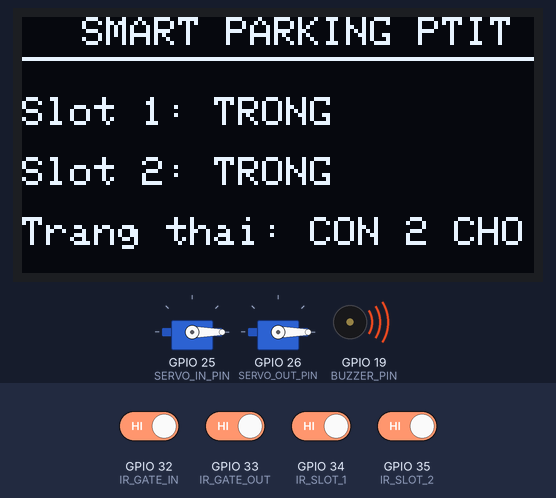
A sketch run on a simulated ESP32. Shown: 2 × servo, 128×64 one-colour display, buzzer (waves = sounding, pin HIGH). The test bench sets the inputs (shaded band); at power-on: GPIO 32 (IR_GATE_IN), GPIO 33 (IR_GATE_OUT), GPIO 34 (IR_SLOT_1), GPIO 35 (IR_SLOT_2) HIGH. WiFi joins after 1.5 s; servers stay silent unless stated; no MQTT or app messages arrive unless stated; what the sketch prints to the serial monitor is not drawn.

Above: at 1.2 s.
1.3 s: GPIO 34 (IR_SLOT_1) driven LOW
At 2.3 s:
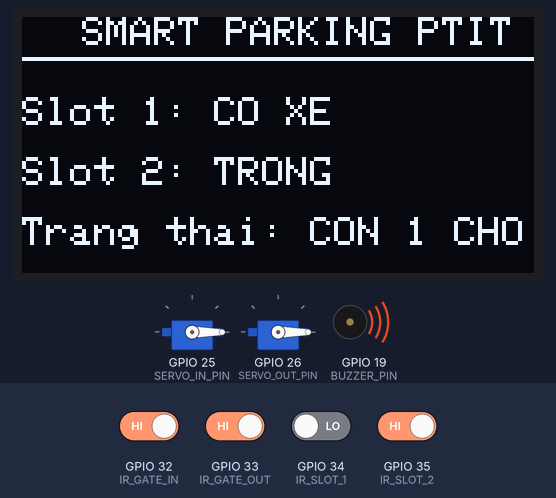
3.1 s: GPIO 35 (IR_SLOT_2) driven LOW
At 4.5 s:
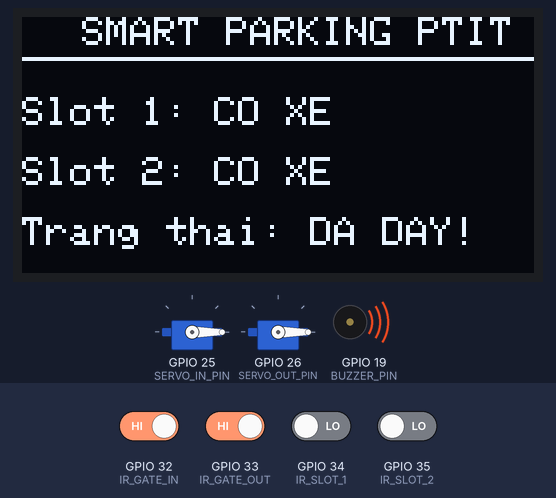
4.9 s: GPIO 32 (IR_GATE_IN) driven LOW
At 5.24 s:
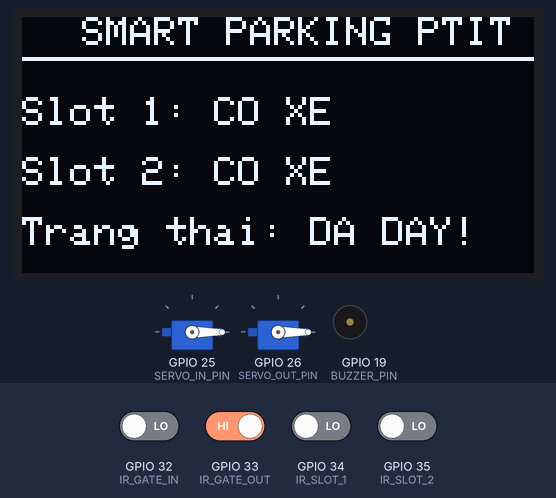
6.8 s: GPIO 34 (IR_SLOT_1) driven HIGH
At 8.3 s:
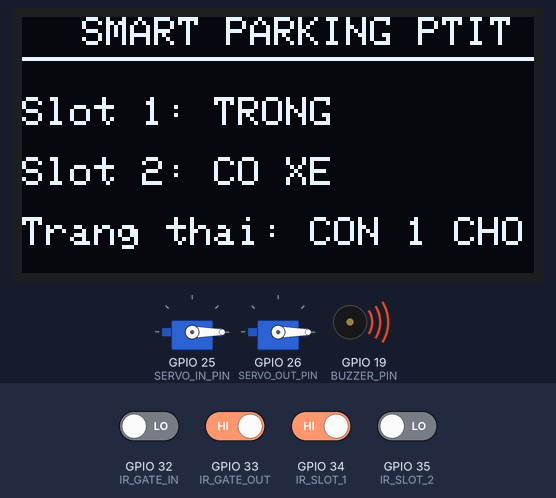
8.6 s: GPIO 33 (IR_GATE_OUT) driven LOW
At 8.95 s:
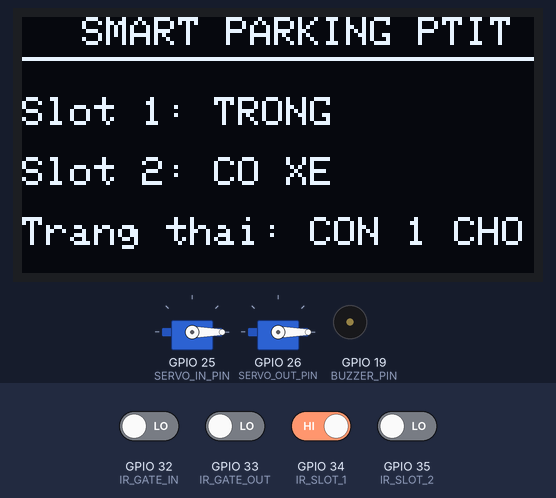
Timing chart, 0 to 11.6 s (numbered marks = the images above; inputs shaded):
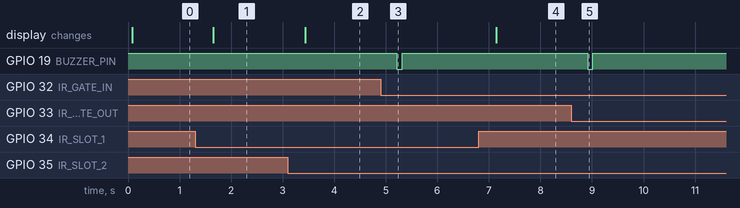

Measured:
- after the input at 1.3 s, the display: changes after 0.35 s (image 1)
- after the input at 3.1 s, the display: changes after 0.34 s (image 2)
- after the input at 4.9 s, GPIO 19 (BUZZER_PIN): HIGH → LOW after 0.31 s, → HIGH 0.10 s later
- after the input at 6.8 s, the display: changes after 0.34 s (image 4)
- after the input at 8.6 s, GPIO 19 (BUZZER_PIN): HIGH → LOW after 0.32 s, → HIGH 0.10 s later

The sketch:

arduino_hardware.ino
```cpp
#include <WiFi.h>
#include <AsyncMqttClient.h>
#include <ESP32Servo.h>
#include <Wire.h>
#include <Adafruit_GFX.h>
#include <Adafruit_SSD1306.h>
#include <ArduinoJson.h>

// ================= CẤU HÌNH MẠNG & MQTT =================
const char* ssid = "-.-";
const char* password = "0387269547";
const char* mqtt_server = "broker.hivemq.com";
const int mqtt_port = 1883;

// Các topic MQTT
const char* topic_sensor = "ptithcm_2025/smart_parking/sensors";
const char* topic_control = "ptithcm_2025/smart_parking/control";
const char* topic_heart = "ptithcm_2025/smart_parking/heartbeat";

AsyncMqttClient mqttClient;
TimerHandle_t mqttReconnectTimer;
TimerHandle_t wifiReconnectTimer;

// Cấu trúc an toàn để dùng cho TẤT CẢ Queue
typedef struct {
  char topic[64];
  char payload[256];
} MqttMessage;

// Khai báo đúng kiểu dữ liệu
QueueHandle_t mqttTxQueue;
QueueHandle_t mqttRxQueue;

// ================= CẤU HÌNH PHẦN CỨNG =================
// 1. Cảm biến hồng ngoại
#define IR_GATE_IN  32
#define IR_GATE_OUT 33
#define IR_SLOT_1   34
#define IR_SLOT_2   35
#define BUZZER_PIN  19

int last_ir_in = 1;
int last_ir_out = 1;
int last_ir_slot1 = 1;
int last_ir_slot2 = 1;
bool state_payment = false;

bool state_ir_in = false;
bool state_ir_out = false;

unsigned long gateInOpenTime = 0;
unsigned long gateOutOpenTime = 0;
unsigned long beepEndTime = 0;
unsigned long debounce[4] = {0};

String method = "";
String invoice_id = "";
String cost = "";

// 2. Servo
#define SERVO_IN_PIN  25
#define SERVO_OUT_PIN 26
Servo servoIn;
Servo servoOut;
const int ANGLE_CLOSED = 0;
const int ANGLE_OPEN = 90;

// 3. Màn hình OLED
#define SCREEN_WIDTH 128
#define SCREEN_HEIGHT 64
Adafruit_SSD1306 display(SCREEN_WIDTH, SCREEN_HEIGHT, &Wire, -1);

String currentMessage = "";
unsigned long messageDisplayTime = 0;

bool isDisplayingMessage = false;

String errorMessage = "";
bool hasErrorMessage = false;
unsigned long errorDisplayTime = 0;

// ================= HÀM CẬP NHẬT MÀN HÌNH OLED =================
void pushOLEDMessage(const String& text) {
  if(currentMessage != text){
    currentMessage = text;
    messageDisplayTime = millis();
    isDisplayingMessage = true;
  }
}

void updateOLED() {
  display.clearDisplay();
  display.setTextSize(1);
  display.setTextColor(SSD1306_WHITE);

  if (hasErrorMessage) {
    if (millis() - errorDisplayTime > 5000) {
      hasErrorMessage = false;
      errorMessage = "";
    }
    else {
      display.setCursor(0, 0);
      display.println("=== ERROR ===");
      display.drawLine(0, 12, 128, 12, SSD1306_WHITE);
      display.setCursor(0, 25);
      display.println(errorMessage);
      display.display();
      return;
    }
  }

  if (isDisplayingMessage) {
    if (millis() - messageDisplayTime < 3000) {
      display.setCursor(10, 25);
      display.println(currentMessage);
      display.display();
      return;
    }
    isDisplayingMessage = false;
    currentMessage = "";
  }

  bool s1_occupied = (last_ir_slot1 == LOW);
  bool s2_occupied = (last_ir_slot2 == LOW);
  int slots_available = 0;
  if (!s1_occupied) slots_available++;
  if (!s2_occupied) slots_available++;
  display.setCursor(15, 0);
  display.println("SMART PARKING PTIT");
  display.drawLine(0, 10, 128, 10, SSD1306_WHITE);
  display.setCursor(0, 20);
  display.print("Slot 1: ");
  display.println(s1_occupied ? "CO XE" : "TRONG");
  display.setCursor(0, 35);
  display.print("Slot 2: ");
  display.println(s2_occupied ? "CO XE" : "TRONG");
  display.setCursor(0, 50);
  display.print("Trang thai: ");

  if (slots_available == 0) {
    display.println("DA DAY!");
  }
  else {
    display.print("CON ");
    display.print(slots_available);
    display.println(" CHO");
  }
  display.display();
}

bool hasAvailableSlot(){
  return (last_ir_slot1 == HIGH || last_ir_slot2 == HIGH);
}

void shortBeep(){

  digitalWrite(BUZZER_PIN, LOW); // Mức LOW để bật còi (Low level trigger)
  beepEndTime = millis() + 100;
}

// ================= HÀM KẾT NỐI MẠNG =================
void connectWifi(){
  if(WiFi.status() == WL_CONNECTED) return;
  Serial.println("Dang ket noi WiFi...");
  WiFi.begin(ssid, password);
}

void connectToMqtt(){
  Serial.println("Đang kết nối MQTT...");
  mqttClient.connect();
}

void WiFiEvent(WiFiEvent_t event) {
  switch(event) {
    case ARDUINO_EVENT_WIFI_STA_GOT_IP:
      Serial.println("✅ Đã kết nối Wi-Fi.");
      connectToMqtt();
      break;
    case ARDUINO_EVENT_WIFI_STA_DISCONNECTED:
      Serial.println("❌ Mất kết nối Wi-Fi.");
      xTimerStop(mqttReconnectTimer, 0); // Không cố nối MQTT nếu không có WiFi
      xTimerStart(wifiReconnectTimer, 0);
      break;
  }
}

void onMqttConnect(bool sessionPresent) {
  Serial.println("✅ Đã kết nối MQTT Broker!");
  mqttClient.subscribe(topic_control, 1);
}

void onMqttDisconnect(AsyncMqttClientDisconnectReason reason) {
  Serial.println("❌ Mất kết nối MQTT Broker.");
  if (WiFi.isConnected()) {
    xTimerStart(mqttReconnectTimer, 0);
  }
}

void publishMQTT(const char* topic, const String& payload){
  MqttMessage msg;
  strncpy(msg.topic, topic, sizeof(msg.topic)-1);
  msg.topic[sizeof(msg.topic)-1] = '\0';
  strncpy(msg.payload, payload.c_str(), sizeof(msg.payload)-1);
  msg.payload[sizeof(msg.payload)-1] = '\0';
  xQueueSend(mqttTxQueue, &msg, 0);
}

void onMqttMessage(char* topic, char* payload, AsyncMqttClientMessageProperties properties, size_t len, size_t index, size_t total) {
  // LƯU Ý CHÍ THỂ: payload của thư viện này không có ký tự kết thúc '\0'
  // Phải copy cẩn thận để không bị tràn RAM
  MqttMessage msgStruct;
  size_t copyLen = len < 255 ? len : 255;
  strncpy(msgStruct.payload, payload, copyLen);
  msgStruct.payload[copyLen] = '\0'; // Chốt chặn an toàn

  Serial.println("\n[MQTT] 📩 Nhận lệnh từ Backend: " + String(msgStruct.payload));
  xQueueSend(mqttRxQueue, &msgStruct, 0);
}

// ================= TASK: MẠNG (CORE 0) =================
void TaskMQTT_Code(void * pvParameters){
  MqttMessage msg;
  while(1){
    if(!mqttClient.connected()){
      vTaskDelay(1000 / portTICK_PERIOD_MS);
      continue;
    }

    if(xQueueReceive(mqttTxQueue, &msg, portMAX_DELAY) == pdTRUE){
      mqttClient.publish(msg.topic, 1, false, msg.payload);
      Serial.printf("[MQTT] %s -> %s\n", msg.topic, msg.payload);
    }
  }
}

// ================= TASK: NHỊP TIM (CORE 1) =================
// Task này chỉ tập trung giám sát linh hồn của hệ thống (ESP32)
// và giao diện hiển thị (OLED)
void TaskHeartBeat_Code(void * pvParameters){
  for(;;){
    // --- 1. KIỂM TRA ESP32 ---
    StaticJsonDocument<128> espDoc;
    espDoc["target"] = "ESP32";
    espDoc["status"] = "ONLINE";
    espDoc["uptime_s"] = millis() / 1000;

    MqttMessage espMsg;
    serializeJson(espDoc, espMsg.payload);
    publishMQTT(topic_heart, espMsg.payload);

    // --- 2. KIỂM TRA OLED ---
    Wire.beginTransmission(0x3C);
    byte error = Wire.endTransmission();

    StaticJsonDocument<128> oledDoc;
    oledDoc["target"] = "OLED";
    oledDoc["status"] = (error == 0) ? "ONLINE" : "OFFLINE";

    MqttMessage oledMsg;
    serializeJson(oledDoc, oledMsg.payload);
    publishMQTT(topic_heart, oledMsg.payload);
    Serial.println("[SYSTEM] Đã gửi báo cáo Nhịp tim (Heartbeat)");
    vTaskDelay(30000 / portTICK_PERIOD_MS);
  }
}

// ================= SETUP =================
void setup() {
  Serial.begin(115200);

  pinMode(IR_GATE_IN, INPUT_PULLUP);
  pinMode(IR_GATE_OUT, INPUT_PULLUP);
  pinMode(IR_SLOT_1, INPUT_PULLUP);
  pinMode(IR_SLOT_2, INPUT_PULLUP);
  pinMode(BUZZER_PIN, OUTPUT);
  digitalWrite(BUZZER_PIN, HIGH);

  servoIn.attach(SERVO_IN_PIN);
  servoOut.attach(SERVO_OUT_PIN);
  servoIn.write(ANGLE_CLOSED);
  servoOut.write(ANGLE_CLOSED);

  if(!display.begin(SSD1306_SWITCHCAPVCC, 0x3C)) {
    Serial.println(F("Khong tim thay man hinh OLED"));
    for(;;);
  }

  display.clearDisplay();
  display.setTextColor(SSD1306_WHITE);
  display.setCursor(10, 20); display.println("Khoi dong he thong...");
  display.display();

  // Khởi tạo các Queue
  mqttTxQueue = xQueueCreate(20,sizeof(MqttMessage));
  mqttRxQueue = xQueueCreate(20,sizeof(MqttMessage));

  // --- SETUP BẤT ĐỒNG BỘ CHO WIFI & MQTT ---
  mqttReconnectTimer = xTimerCreate("mqttTimer", pdMS_TO_TICKS(2000), pdFALSE, (void*)0, reinterpret_cast<TimerCallbackFunction_t>(connectToMqtt));
  wifiReconnectTimer = xTimerCreate("wifiTimer", pdMS_TO_TICKS(2000), pdFALSE, (void*)0, reinterpret_cast<TimerCallbackFunction_t>(connectWifi));

  WiFi.onEvent(WiFiEvent);

  mqttClient.onConnect(onMqttConnect);
  mqttClient.onDisconnect(onMqttDisconnect);
  mqttClient.onMessage(onMqttMessage);
  mqttClient.setWill(topic_heart, 1, false, "{\"target\": \"ESP32\", \"status\": \"OFFLINE\"}");
  mqttClient.setServer(mqtt_server, mqtt_port);
  connectWifi(); // Kích hoạt kết nối mạng

  // Gán TaskMQTT vào Core 0
  xTaskCreatePinnedToCore(TaskMQTT_Code, "TaskMQTT", 10000, NULL, 1, NULL, 0);

  // Gán TaskHeartBeat vào Core 1
  xTaskCreatePinnedToCore(TaskHeartBeat_Code, "TaskHeartBeat", 5000, NULL, 1, NULL, 1);
}

// ================= LOOP (CORE 1) =================
void loop() {
  int ir_in = digitalRead(IR_GATE_IN);
  int ir_out = digitalRead(IR_GATE_OUT);
  int ir_slot1 = digitalRead(IR_SLOT_1);
  int ir_slot2 = digitalRead(IR_SLOT_2);

  // 1. NHẬN LỆNH ĐIỀU KHIỂN TỪ QUEUE
  MqttMessage recvMsg;
  if(xQueueReceive(mqttRxQueue, &recvMsg, 0) == pdTRUE){
    StaticJsonDocument<256> doc;
    String jsonStr = String(recvMsg.payload);
    DeserializationError error = deserializeJson(doc, jsonStr);

    if(!error){
      String target = doc["target"];
      String command = doc["command"];
      String status = doc["status"];
      if(target == "SERVO_IN" && command == "OPEN"){
        if(!hasAvailableSlot()) pushOLEDMessage("BAI XE DAY");
        else{
          servoIn.write(ANGLE_OPEN);
          state_ir_in = true;
          gateInOpenTime = millis();
        }
      }
      else if(target == "SERVO_OUT" && command == "OPEN"){
        servoOut.write(ANGLE_OPEN);
        state_ir_out = true;
        gateOutOpenTime = millis();
      }
      else if(target == "PAYMENT" && status == "START") {
        String status = doc["status"] | "";
        state_payment = true;
        method = doc["method"].as<String>();
        invoice_id = doc["invoice"].as<String>();
        cost = doc["cost"].as<String>();
      }
      else if(target == "ERR") {
        errorMessage = doc["content"].as<String>();
        hasErrorMessage = true;
        errorDisplayTime = millis();
        Serial.println("[ERROR] " + errorMessage);
      }
    }
  }

  // 3. XỬ LÝ ĐÓNG CỔNG TỰ ĐỘNG (Dùng trạng thái debounced để tránh nhiễu cổng)
  if (state_ir_in) {
    if ( ((millis() - gateInOpenTime) > 5000) && (last_ir_in != LOW) ) {
      servoIn.write(ANGLE_CLOSED);
      state_ir_in = false;
    }
  }

  if (state_ir_out) {
    if ( ((millis() - gateOutOpenTime) > 5000) && (last_ir_out != LOW) ) {
      servoOut.write(ANGLE_CLOSED);
      state_ir_out = false;
    }
  }

  // 4. TRẢ LỜI THANH TOÁN & GỬI CẢM BIẾN
  if (state_payment) {
    StaticJsonDocument<256> docReply;
    docReply["target"] = "PAYMENT";
    docReply["status"] = "SUCCESS";
    docReply["method"] = "CAST";
    docReply["invoice"] = invoice_id;
    docReply["cost"] = cost;

    MqttMessage msgStruct;
    serializeJson(docReply, msgStruct.payload);
    publishMQTT(topic_control, msgStruct.payload);
    state_payment = false;
    long costValue = cost.toInt();
    if (costValue < 1000){
      costValue *= 1000;
    }
    cost = String(costValue);
    pushOLEDMessage(cost + " VNĐ\nTHANH TOAN XONG");
  }

  if (ir_in != last_ir_in)
  {
    if(debounce[0] == 0) debounce[0] = millis();
    if(millis() > (debounce[0]+300)){
      ir_in = digitalRead(IR_GATE_IN);
      if (ir_in != last_ir_in){
        if (ir_in == LOW){
            publishMQTT(topic_sensor, "{\"sensor\":\"GATE_IN\",\"status\":\"CO_XE\"}");
            shortBeep();
        }
        last_ir_in = ir_in;
      }
      debounce[0] = 0;
    }
  }

  if (ir_out != last_ir_out)
  {
    if(debounce[1] == 0) debounce[1] = millis();
    if(millis() > (debounce[1]+300)){
      ir_out = digitalRead(IR_GATE_OUT);
      if (ir_out != last_ir_out){
        if (ir_out == LOW){
            publishMQTT(topic_sensor, "{\"sensor\":\"GATE_OUT\",\"status\":\"CO_XE\"}");
            shortBeep();
        }
        last_ir_out = ir_out;
      }
      debounce[1] = 0;
    }
  }

  if (ir_slot1 != last_ir_slot1){
    if(debounce[2] == 0) debounce[2] = millis();
    if(millis() > (debounce[2]+300)){
      ir_slot1 = digitalRead(IR_SLOT_1);
      if (ir_slot1 != last_ir_slot1){
        if (ir_slot1 == LOW){
            publishMQTT(topic_sensor, "{\"sensor\":\"SLOT_1\",\"status\":\"CO_XE\"}");
        }
        else{
            publishMQTT(topic_sensor, "{\"sensor\":\"SLOT_1\",\"status\":\"TRONG\"}");
        }
        last_ir_slot1 = ir_slot1;
      }
      debounce[2] = 0;
    }
  }

  if (ir_slot2 != last_ir_slot2){
    if(debounce[3] == 0) debounce[3] = millis();
    if(millis() > (debounce[3]+300)){
      ir_slot2 = digitalRead(IR_SLOT_2);
      if (ir_slot2 != last_ir_slot2){
        if (ir_slot2 == LOW){
            publishMQTT(topic_sensor, "{\"sensor\":\"SLOT_2\",\"status\":\"CO_XE\"}");
        }
        else{
            publishMQTT(topic_sensor, "{\"sensor\":\"SLOT_2\",\"status\":\"TRONG\"}");
        }
        last_ir_slot2 = ir_slot2;
      }
      debounce[3] = 0;
    }
  }

  if(beepEndTime > 0 && millis() >= beepEndTime){
    digitalWrite(BUZZER_PIN, HIGH); // Tắt còi
    beepEndTime = 0;
  }

  updateOLED();
}
```
